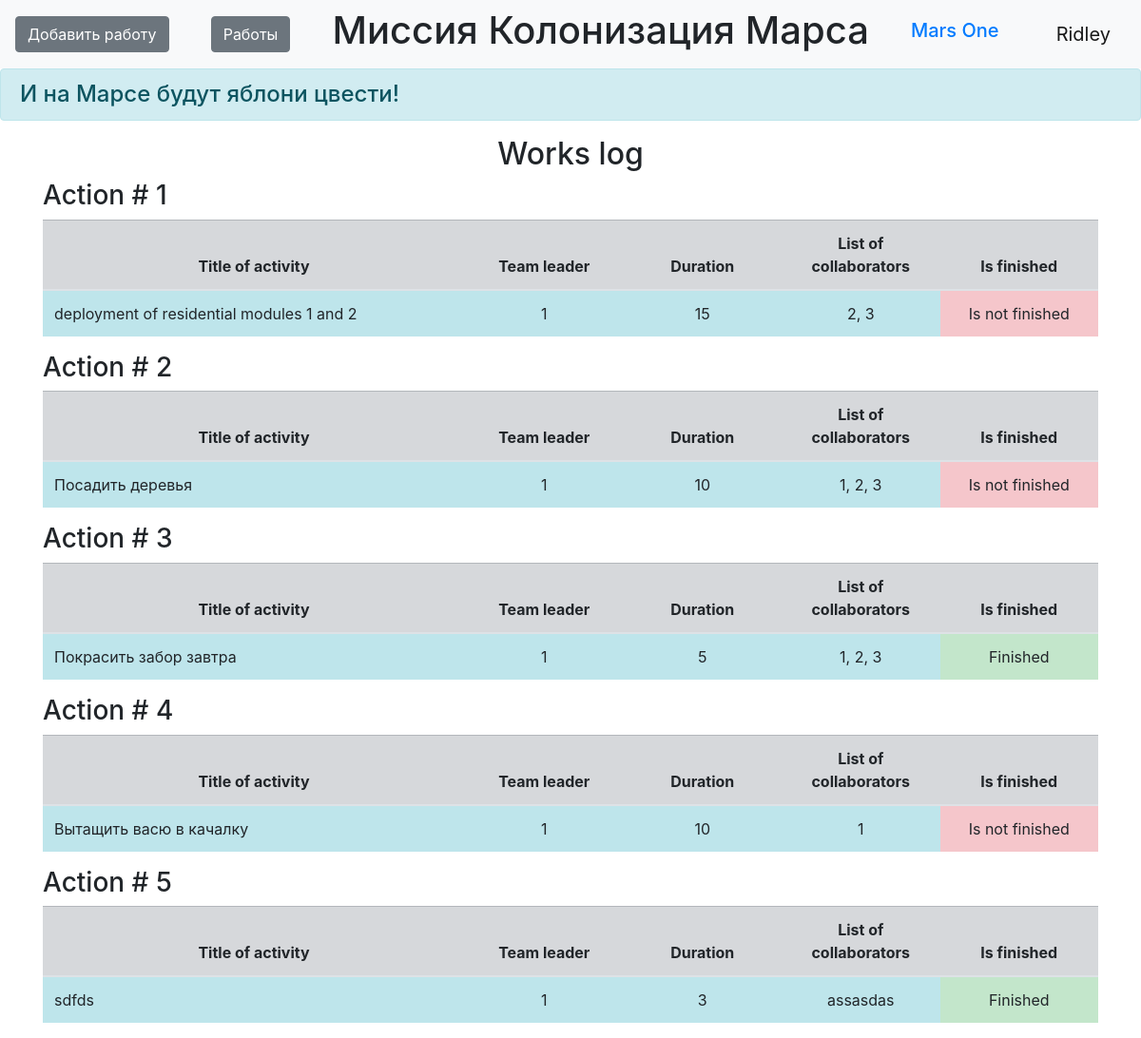
The page /jobs (signed in) on the database its author committed.
### data/users.py (models this page shows, shortened)
class User(SqlAlchemyBase, UserMixin):
    __tablename__ = 'users'
    id = sqlalchemy.Column(sqlalchemy.Integer,
                           primary_key=True, autoincrement=True)
    surname = sqlalchemy.Column(sqlalchemy.String, nullable=True)
    name = sqlalchemy.Column(sqlalchemy.String, nullable=True)
    age = sqlalchemy.Column(sqlalchemy.Integer, nullable=True)
    position = sqlalchemy.Column(sqlalchemy.String, nullable=True)
    speciality = sqlalchemy.Column(sqlalchemy.String, nullable=True)
    address = sqlalchemy.Column(sqlalchemy.String, nullable=True)
    email = sqlalchemy.Column(sqlalchemy.String,
                              index=True, unique=True, nullable=True)
    hashed_password = sqlalchemy.Column(sqlalchemy.String, nullable=True)
    modified_date = sqlalchemy.Column(sqlalchemy.DateTime,
                                      default=datetime.datetime.now)
    jobs = orm.relationship('Jobs', back_populates='user')

### data/jobs.py (models this page shows)
class Jobs(SqlAlchemyBase):
    __tablename__ = 'jobs'
    id = sqlalchemy.Column(sqlalchemy.Integer,
                           primary_key=True, autoincrement=True)
    team_leader = sqlalchemy.Column(sqlalchemy.Integer,
                                    sqlalchemy.ForeignKey("users.id"))
    job = sqlalchemy.Column(sqlalchemy.String, nullable=True)
    work_size = sqlalchemy.Column(sqlalchemy.Integer, nullable=True)
    collaborators = sqlalchemy.Column(sqlalchemy.String, nullable=True)
    is_finished = sqlalchemy.Column(sqlalchemy.Boolean, default=True)
    start_date = sqlalchemy.Column(sqlalchemy.DateTime,
                                   default=datetime.datetime.now)
    end_date = sqlalchemy.Column(sqlalchemy.DateTime,
                                 default=datetime.datetime.now)
    user = orm.relationship('User')

### main.py (the view)
@app.route('/jobs')
def jobs():
    db_sess = db_session.create_session()
    jobs = db_sess.query(Jobs).all()
    return render_template('jobs.html', jobs=jobs)

### data/db_session.py (called while the page is built)
def create_session() -> Session:
    global __factory
    return __factory()

### main.py (called while the page is built)
@login_manager.user_loader
def load_user(user_id):
    db_sess = db_session.create_session()
    return db_sess.query(User).get(user_id)

### templates/jobs.html
{% extends "base.html" %}
{% block content %}
<h2>Works log</h2>
{% for item in jobs %}
<h3>Action # {{item.id}}</h3>
<table class="table">
  <thead>
    <tr class="table-secondary cell-1">
      <th scope="col" width="40%">Title of activity</th>
      <th scope="col" width="15%">Team leader</th>
      <th scope="col" width="15%">Duration</th>
      <th scope="col" width="15%">List of collaborators</th>
      <th scope="col" width="15%">Is finished</th>
    </tr>
  </thead>
  <tbody>
    <tr>
      <td scope="row" class="table-info">{{item.job}}</td>
      <td class="table-info" align="center">{{item.team_leader}}</td>
      <td class="table-info" align="center">{{item.work_size}}</td>
      <td class="table-info" align="center">{{item.collaborators}}</td>
      {% if item.is_finished %}
      <td class="table-success" align="center">Finished</td>
      {% else %}
      <td class="table-danger" align="center">Is not finished</td>
      {% endif %}
    </tr>
  </tbody>
</table>
{% endfor %}
{% endblock %}

### templates/base.html (shortened to what this page needs)
<!doctype html>
<html lang="en">
<head>
    <link rel="stylesheet"
          href="https://stackpath.bootstrapcdn.com/bootstrap/4.4.1/css/bootstrap.min.css"
>
    <link rel="stylesheet" type="text/css" href="../static/css/style.css" />
</head>
<body>
<header>
    <nav class="navbar navbar-light bg-light">
        {% if current_user.is_authenticated %}
    <a href="add_jobs" class="btn btn-secondary">Добавить работу</a>
        <a href="jobs" class="btn btn-secondary">Работы</a>
    {% endif %}
        <h1 class="muted-text">Миссия Колонизация Марса</h1>
        <h1 class="navbar-brand"><a href="#">Mars One</a></h1>
        {% if current_user.is_authenticated %}
    <a class="navbar-brand" href="/logout">{{ current_user.name }}</a>
{% else %}
    <p>
        <a class="btn btn-primary " href="/register">Зарегистрироваться</a>
        <a class="btn btn-success" href="/login">Войти</a>
    </p>
{% endif %}
    </nav>
    <h4 class="alert alert-info">И на Марсе будут яблони цвести!</h4>
</header>
<main role="main" class="container">
    {% block content %}{% endblock %}
</main>
</body>
</html>

### static/style.css (style rules this page uses)
th, center-text { text-align: center; vertical-align: middle; }
h2 { text-align: center; }
.cell-1 { vertical-align: middle; }

### rows shown on the page
User: name "Ridley"
Jobs: id "1", job "deployment of residential modules 1 and 2", team_leader "1", work_size "15", collaborators "2, 3", is_finished "Is not finished"
Jobs: id "2", job "Посадить деревья", team_leader "1", work_size "10", collaborators "1, 2, 3", is_finished "Is not finished"
Jobs: id "3", job "Покрасить забор завтра", team_leader "1", work_size "5", collaborators "1, 2, 3", is_finished "Finished"
Jobs: id "4", job "Вытащить васю в качалку", team_leader "1", work_size "10", collaborators "1", is_finished "Is not finished"
Jobs: id "5", job "sdfds", team_leader "1", work_size "3", collaborators "assasdas", is_finished "Finished"
